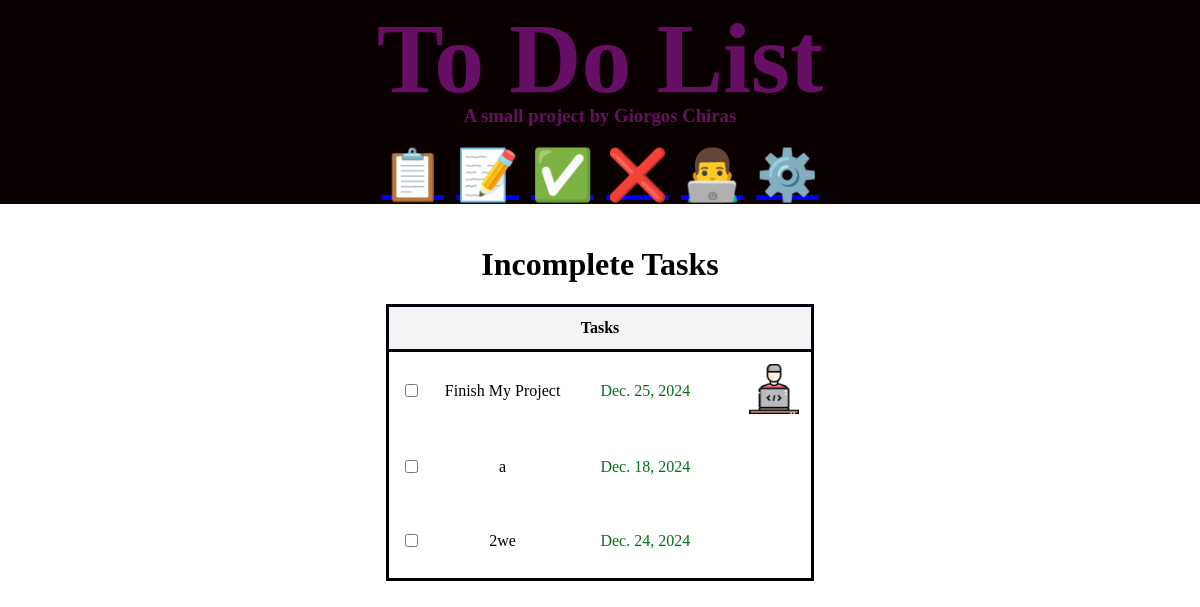
Before: /todolist/incomplete/ (signed in) with the older database file.
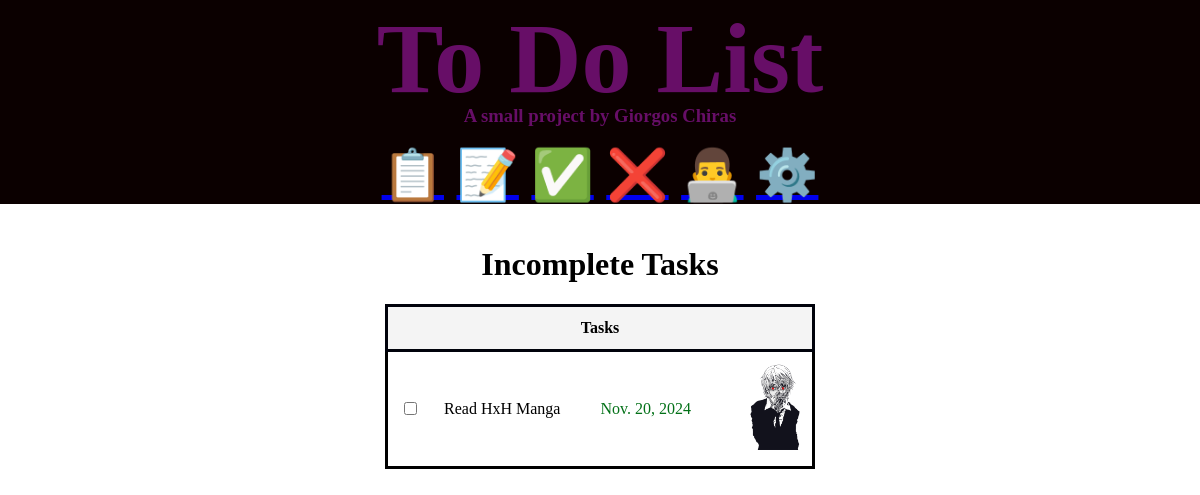
After: the same page with the newer database file.
### todolist/models.py (models this page shows, shortened)
class AddItem(models.Model):
    user = models.ForeignKey(User, on_delete=models.CASCADE, default=1)
    text=models.CharField(max_length=100)
    due_date=models.DateField(default=timezone.now,)
    completed=models.BooleanField(default=False)
    picture=models.ImageField(default='default.jpg',blank=True)

### todolist/views/class_based_views.py (the view)
# urls.py: path('incomplete/',incomplete_view.as_view(), name="incomplete"),
class incomplete_view(LoginRequiredMixin, ListView):
    login_url = 'login'
    model = AddItem
    template_name = "todolist/incomplete.html"
    def get_queryset(self):
        return AddItem.objects.filter(user=self.request.user, completed=False)

### templates/todolist/incomplete.html (shortened to what this page needs)
{% extends 'layout.html' %}
{% block content %}
        {% load static %}
    <link rel="stylesheet" href="{% static 'index.css' %}">
<h1 class="underlined-title">Incomplete Tasks</h1>
<table>
   <thead>
        <tr>
            {% if object_list %}
            <th colspan="4" class="table-titles">Tasks</th>
                {% else %}
                <th colspan="4" class="table-titles" style="color: red">No incomplete tasks</th>
            {% endif %}
        </tr>
    </thead>
    {% for item in object_list %}
        <tr>
            <td>
                <form method="POST" action="{% url 'status' part_id=item.id %}">
                    <input
                        type="checkbox"
                        name="completed"
                        onchange="this.form.submit()"
                        {% if item.completed %} checked {% endif %}>
                </form>
            </td>
            <td>{{ item.text }}&emsp;</td>
            <td class="due-date">{{ item.due_date }}</td>
            {% if item.picture %}
                <td><img src="{{ item.picture.url }}" class="task-image" alt="{{ item.text }}"></td>
            {% else %}
                <td class="empty-cell"></td>
            {% endif %}
        </tr>
    {% endfor %}
</table>
{% endblock %}

### templates/layout.html (shortened to what this page needs)
<!DOCTYPE html>
<html lang="en">
<head>
   {% load static %}
    <link rel="stylesheet" href="{% static 'layout.css' %}">
</head>
<body>
    <div class="header">
        <h1 class="main-title">
            To Do List
            <h3 class="sub-title">A small project by Giorgos Chiras</h3>
        </h1>
    </div>
    <nav>
        <div class="nav-links">
            <a title="To Do List" href="/todolist">📋</a>
            <a title="Add Task" href="/edit">📝</a>
            <a title="Completed" href="/completed">✅</a>
            <a title="Incomplete" href="/incomplete">❌</a>
            <a title="About Me" href="/about">👨‍💻</a>
            <a title="Settings" href="/settings" >⚙️</a>
        </div>
    </nav>
    <main>
        {% block content %}
        {% endblock %}
    </main>
</body>
</html>

### static/layout.css (style rules this page uses)
.header { background-color: #0b0000; padding: 1px; }
.header h1 { color: #670e67; text-align: center; font-size: 100px; font-family: 'Cambria Math', serif; margin-top: 0px; margin-bottom: -30px; }
.header h3 { color: #670e67; text-align: center; }
nav { display: flex; background: #0b0000; align-items: center; justify-content: center; text-align: center; }
nav .nav-links { font-size: 50px; }
body { padding: 0; margin: 0; background-color: #ffffff; }
main { padding: 20px; }

### static/index.css (style rules this page uses)
.underlined-title { text-align: center; background-size:auto 2px; }
.due-date { color: #037118; font-family: 'Cambria Math', serif; margin-left: 150px; }
.task-image { width: 50px; margin-left: 35px; }
body { background-color: #ffffff; }
.table-titles { text-align: center; padding: 12px; font-weight: bold; margin: 0 auto; }
th, td { text-align: center; padding: 12px; }
th.table-titles { text-align: center; font-weight: bold; background-color: #f4f4f4; padding: 12px; border: 3px solid #00020b; }
table { margin: 0 auto; border-collapse: collapse; }

Changed rows visible on the page:
no longer on this page (row edited): AddItem: text "Finish My Project", due_date "Dec. 25, 2024", picture (picture)
removed AddItem: text "a", due_date "Dec. 18, 2024"
removed AddItem: text "2we", due_date "Dec. 24, 2024"
now on this page (row edited): AddItem: text "Read HxH Manga", due_date "Nov. 20, 2024", picture (picture)
